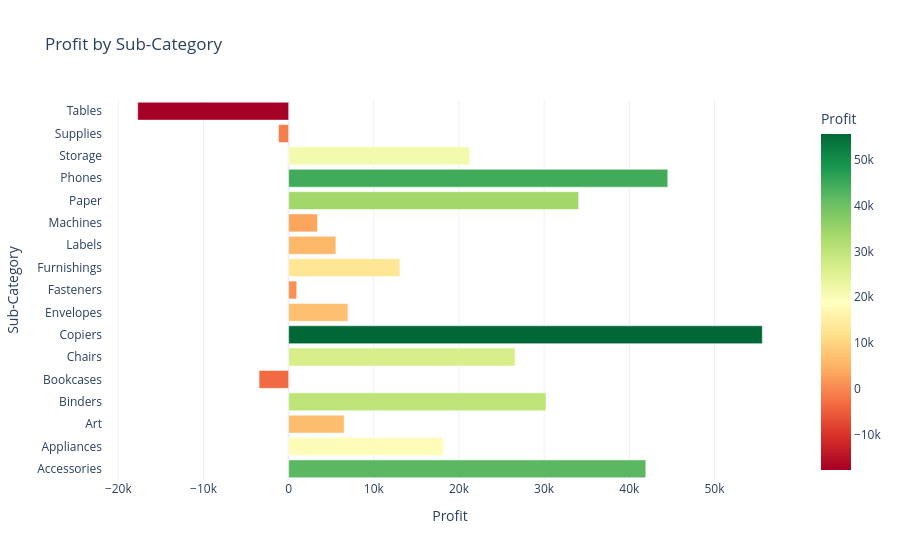

The code cell stored with this chart in its notebook:
### Code cell
fig = px.bar(profit_by_sub_category,
                x="Profit", 
                y="Sub-Category",
                orientation='h',
                title="Profit by Sub-Category",
                color="Profit",
                color_continuous_scale="RdYlGn",
    )
fig.show()

### Figure 1 — Plotly figure (JSON) as saved in the notebook; plotly's stock layout.template omitted (floating-point values rounded to 4 significant figures)
{"data": [{"hovertemplate": "Profit=%{marker.color}<br>Sub-Category=%{y}<extra></extra>", "legendgroup": "", "marker": {"color": [41940.0, 18140.0, 6528.0, 30220.0, -3473.0, 26590.0, 55620.0, 6964.0, 949.5, 13060.0, 5546.0, 3385.0, 34050.0, 44520.0, 21280.0, -1189.0, -17730.0], "coloraxis": "coloraxis", "pattern": {"shape": ""}}, "name": "", "orientation": "h", "showlegend": false, "textposition": "auto", "type": "bar", "x": [41940.0, 18140.0, 6528.0, 30220.0, -3473.0, 26590.0, 55620.0, 6964.0, 949.5, 13060.0, 5546.0, 3385.0, 34050.0, 44520.0, 21280.0, -1189.0, -17730.0], "xaxis": "x", "y": ["Accessories", "Appliances", "Art", "Binders", "Bookcases", "Chairs", "Copiers", "Envelopes", "Fasteners", "Furnishings", "Labels", "Machines", "Paper", "Phones", "Storage", "Supplies", "Tables"], "yaxis": "y"}], "layout": {"barmode": "relative", "coloraxis": {"autocolorscale": false, "colorbar": {"title": {"text": "Profit"}}, "colorscale": [[0, "rgb(165,0,38)"], [0.1, "rgb(215,48,39)"], [0.2, "rgb(244,109,67)"], [0.3, "rgb(253,174,97)"], [0.4, "rgb(254,224,139)"], [0.5, "rgb(255,255,191)"], [0.6, "rgb(217,239,139)"], [0.7, "rgb(166,217,106)"], [0.8, "rgb(102,189,99)"], [0.9, "rgb(26,152,80)"], [1, "rgb(0,104,55)"]]}, "legend": {"tracegroupgap": 0}, "title": {"text": "Profit by Sub-Category"}, "xaxis": {"anchor": "y", "domain": [0, 1], "title": {"text": "Profit"}}, "yaxis": {"anchor": "x", "domain": [0, 1], "title": {"text": "Sub-Category"}}}}
